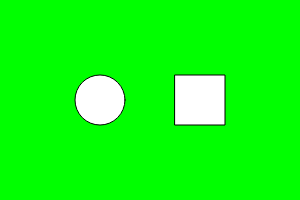
Frame 1 (no input)
Frame 60 (no input): identical to frame 1, image omitted
Frame 120 (the mouse pressed at the canvas centre since frame 60): identical to frame 1, image omitted

The p5.js sketch that drew this single still picture (run headless with seeded random() and noise() and a simulated clock; from frame 60 on, the mouse is pressed at the canvas centre):

// p5.js sketch
// ── sketch.js
function setup() {
  createCanvas(300, 200);
}

function draw() {
  background('rgb(0,255,0)');
  circle(100, 100, 50);
  square(175, 75, 50);
}
